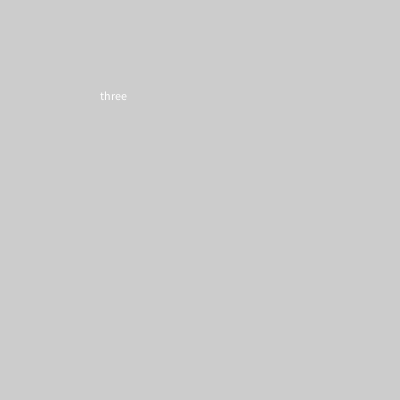
Frame 1 (no input)
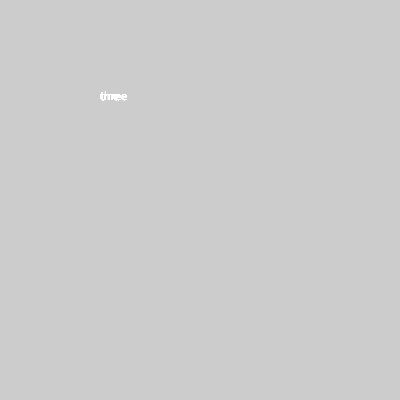
Frame 60 (the mouse pressed at the canvas centre just before this capture)
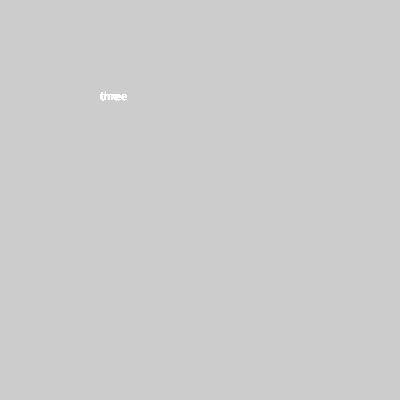
Frame 120 (the mouse held since frame 60 and released just before this capture)

The Processing sketch that drew these frames (run headless with seeded random() and noise(); from frame 60 on, the mouse is pressed at the canvas centre):

// Processing sketch: sketch_191016a
// ── sketch_191016a.pde
String[] array = {"one", "two", "three", "four", "five", "six"};
int num;
float prob;
void setup(){
  size(400, 400);
  num = int(random(0, array.length));
}

void draw(){
  
  prob=random(0, 1);
  
  if(prob < .25){
    text(array[0], 100, 100);
  }else{
    text(array[2], 100, 100);
  }
}
